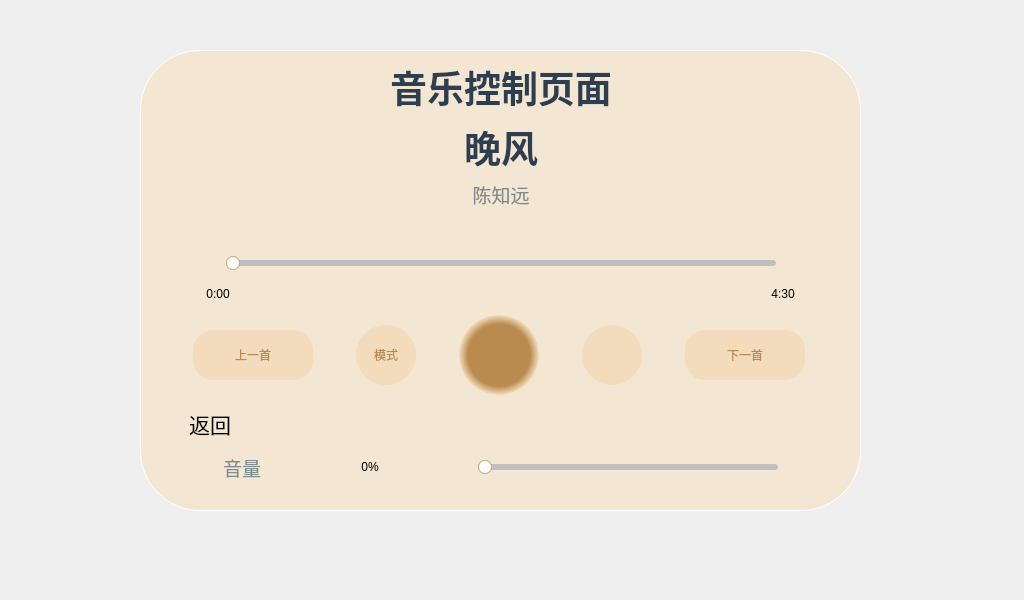
<?xml version="1.0" encoding="UTF-8"?>
<ui version="4.0">
 <class>MusicDialog</class>
 <widget class="QDialog" name="MusicDialog">
  <property name="geometry">
   <rect>
    <x>0</x>
    <y>0</y>
    <width>1024</width>
    <height>600</height>
   </rect>
  </property>
  <property name="minimumSize">
   <size>
    <width>1024</width>
    <height>600</height>
   </size>
  </property>
  <property name="maximumSize">
   <size>
    <width>1024</width>
    <height>600</height>
   </size>
  </property>
  <property name="windowTitle">
   <string>音乐控制</string>
  </property>
  <widget class="QLabel" name="bgMusic">
   <property name="geometry">
    <rect>
     <x>0</x>
     <y>0</y>
     <width>1024</width>
     <height>600</height>
    </rect>
   </property>
   <property name="minimumSize">
    <size>
     <width>1024</width>
     <height>600</height>
    </size>
   </property>
   <property name="maximumSize">
    <size>
     <width>1024</width>
     <height>600</height>
    </size>
   </property>
   <property name="styleSheet">
    <string notr="true">border-image: url(:/icons/res/icons/music/bg_music.svg);</string>
   </property>
   <property name="text">
    <string/>
   </property>
  </widget>
  <widget class="QFrame" name="cardMusic">
   <property name="geometry">
    <rect>
     <x>140</x>
     <y>50</y>
     <width>721</width>
     <height>461</height>
    </rect>
   </property>
   <property name="styleSheet">
    <string notr="true">QFrame#cardMusic{
	border-radius:60px;
	border:1px solid white;
	
	background-color: rgb(243, 231, 211);
}</string>
   </property>
   <property name="frameShape">
    <enum>QFrame::StyledPanel</enum>
   </property>
   <property name="frameShadow">
    <enum>QFrame::Raised</enum>
   </property>
   <layout class="QVBoxLayout" name="verticalLayout_2">
    <item>
     <layout class="QHBoxLayout" name="horizontalLayout_2">
      <item>
       <spacer name="horizontalSpacer">
        <property name="orientation">
         <enum>Qt::Horizontal</enum>
        </property>
        <property name="sizeHint" stdset="0">
         <size>
          <width>40</width>
          <height>20</height>
         </size>
        </property>
       </spacer>
      </item>
      <item>
       <layout class="QVBoxLayout" name="verticalLayout">
        <item>
         <widget class="QLabel" name="labelTitle">
          <property name="styleSheet">
           <string notr="true">font-size:28pt; font-weight:bold; color:#2c3e50;</string>
          </property>
          <property name="text">
           <string>音乐控制页面</string>
          </property>
          <property name="alignment">
           <set>Qt::AlignCenter</set>
          </property>
         </widget>
        </item>
        <item>
         <widget class="QLabel" name="lblSong">
          <property name="styleSheet">
           <string notr="true">font-size:28pt; font-weight:bold; color:#2c3e50;</string>
          </property>
          <property name="text">
           <string>晚风</string>
          </property>
          <property name="alignment">
           <set>Qt::AlignCenter</set>
          </property>
         </widget>
        </item>
        <item>
         <widget class="QLabel" name="lblArtist">
          <property name="styleSheet">
           <string notr="true">font-size:14pt; color:#7f8c8d;</string>
          </property>
          <property name="text">
           <string>陈知远</string>
          </property>
          <property name="alignment">
           <set>Qt::AlignCenter</set>
          </property>
         </widget>
        </item>
       </layout>
      </item>
      <item>
       <spacer name="horizontalSpacer_2">
        <property name="orientation">
         <enum>Qt::Horizontal</enum>
        </property>
        <property name="sizeHint" stdset="0">
         <size>
          <width>40</width>
          <height>20</height>
         </size>
        </property>
       </spacer>
      </item>
     </layout>
    </item>
    <item>
     <spacer name="verticalSpacer_2">
      <property name="orientation">
       <enum>Qt::Vertical</enum>
      </property>
      <property name="sizeHint" stdset="0">
       <size>
        <width>20</width>
        <height>40</height>
       </size>
      </property>
     </spacer>
    </item>
    <item>
     <layout class="QHBoxLayout" name="horizontalLayout_3">
      <item>
       <spacer name="horizontalSpacer_3">
        <property name="orientation">
         <enum>Qt::Horizontal</enum>
        </property>
        <property name="sizeHint" stdset="0">
         <size>
          <width>40</width>
          <height>20</height>
         </size>
        </property>
       </spacer>
      </item>
      <item>
       <widget class="QSlider" name="sliderProgress">
        <property name="minimumSize">
         <size>
          <width>550</width>
          <height>20</height>
         </size>
        </property>
        <property name="maximumSize">
         <size>
          <width>550</width>
          <height>20</height>
         </size>
        </property>
        <property name="styleSheet">
         <string notr="true">QSlider::horizontal{
height:6px;
}
QSlider::groove:horizontal{
background: rgb(192, 191, 188);
border-radius:3px;
height:6px;

}
QSlider::sub-page:horizontal{
border-radius:3px;
background: rgb(255, 204, 91);
}
QSlider::handle:horizontal{
width:14px;
height:14px;
margin:-4px 0;
border-radius:7px;
background-color: qradialgradient(spread:pad, cx:0.5, cy:0.5, radius:0.5, fx:0.5, fy:0.505682, stop:0.777202  rgba(255, 255, 255, 255), stop:1#B98B4F);
}
</string>
        </property>
        <property name="maximum">
         <number>270</number>
        </property>
        <property name="orientation">
         <enum>Qt::Horizontal</enum>
        </property>
       </widget>
      </item>
      <item>
       <spacer name="horizontalSpacer_4">
        <property name="orientation">
         <enum>Qt::Horizontal</enum>
        </property>
        <property name="sizeHint" stdset="0">
         <size>
          <width>40</width>
          <height>20</height>
         </size>
        </property>
       </spacer>
      </item>
     </layout>
    </item>
    <item>
     <layout class="QHBoxLayout" name="horizontalLayout_4">
      <item>
       <spacer name="horizontalSpacer_6">
        <property name="orientation">
         <enum>Qt::Horizontal</enum>
        </property>
        <property name="sizeHint" stdset="0">
         <size>
          <width>40</width>
          <height>20</height>
         </size>
        </property>
       </spacer>
      </item>
      <item>
       <widget class="QLabel" name="lblCurTime">
        <property name="minimumSize">
         <size>
          <width>60</width>
          <height>30</height>
         </size>
        </property>
        <property name="maximumSize">
         <size>
          <width>60</width>
          <height>30</height>
         </size>
        </property>
        <property name="text">
         <string>&lt;html&gt;&lt;head/&gt;&lt;body&gt;&lt;p align=&quot;center&quot;&gt;0:00&lt;/p&gt;&lt;/body&gt;&lt;/html&gt;</string>
        </property>
       </widget>
      </item>
      <item>
       <spacer name="horizontalSpacer_5">
        <property name="orientation">
         <enum>Qt::Horizontal</enum>
        </property>
        <property name="sizeHint" stdset="0">
         <size>
          <width>500</width>
          <height>20</height>
         </size>
        </property>
       </spacer>
      </item>
      <item>
       <widget class="QLabel" name="lblTotalTime">
        <property name="minimumSize">
         <size>
          <width>60</width>
          <height>30</height>
         </size>
        </property>
        <property name="maximumSize">
         <size>
          <width>60</width>
          <height>30</height>
         </size>
        </property>
        <property name="text">
         <string>&lt;html&gt;&lt;head/&gt;&lt;body&gt;&lt;p align=&quot;center&quot;&gt;4:30&lt;/p&gt;&lt;/body&gt;&lt;/html&gt;</string>
        </property>
       </widget>
      </item>
      <item>
       <spacer name="horizontalSpacer_7">
        <property name="orientation">
         <enum>Qt::Horizontal</enum>
        </property>
        <property name="sizeHint" stdset="0">
         <size>
          <width>40</width>
          <height>20</height>
         </size>
        </property>
       </spacer>
      </item>
     </layout>
    </item>
    <item>
     <layout class="QHBoxLayout" name="horizontalLayout">
      <property name="spacing">
       <number>0</number>
      </property>
      <item>
       <widget class="QPushButton" name="btnPrevText">
        <property name="minimumSize">
         <size>
          <width>120</width>
          <height>50</height>
         </size>
        </property>
        <property name="maximumSize">
         <size>
          <width>120</width>
          <height>50</height>
         </size>
        </property>
        <property name="styleSheet">
         <string notr="true">QPushButton{
border-radius:20px;
	color: #B98B4F;
background-color: rgb(243, 220, 187);
}
QPushButton:pressed{
background-color:rgb(255, 204, 91);

}</string>
        </property>
        <property name="text">
         <string>上一首</string>
        </property>
       </widget>
      </item>
      <item>
       <widget class="QPushButton" name="btnPlaymode">
        <property name="minimumSize">
         <size>
          <width>60</width>
          <height>60</height>
         </size>
        </property>
        <property name="maximumSize">
         <size>
          <width>60</width>
          <height>60</height>
         </size>
        </property>
        <property name="styleSheet">
         <string notr="true">QPushButton{
border-radius:30px;
	color: #B98B4F;
background-color: rgb(243, 220, 187);
}
QPushButton:pressed{
background-color:rgb(255, 204, 91);

}</string>
        </property>
        <property name="text">
         <string>模式</string>
        </property>
       </widget>
      </item>
      <item>
       <widget class="QPushButton" name="btnPlay">
        <property name="minimumSize">
         <size>
          <width>80</width>
          <height>80</height>
         </size>
        </property>
        <property name="maximumSize">
         <size>
          <width>80</width>
          <height>80</height>
         </size>
        </property>
        <property name="styleSheet">
         <string notr="true">QPushButton{
border-radius:40px;
	image: url(:/icons/res/icons/music/icon_play.svg);
	
	
background-color: qradialgradient(spread:pad, cx:0.5, cy:0.5, radius:0.5, fx:0.5, fy:0.505682, stop:0.777202 #B98B4F, stop:1 rgb(243, 220, 187));
}
QPushButton:pressed{
border-radius:40px;
	image: url(:/icons/res/icons/music/icon_play.svg);
	
	
background-color: qradialgradient(spread:pad, cx:0.5, cy:0.5, radius:0.5, fx:0.5, fy:0.505682, stop:0.777202 rgb(46, 194, 126), stop:1 rgb(243, 220, 187));
}</string>
        </property>
        <property name="text">
         <string/>
        </property>
        <property name="checkable">
         <bool>true</bool>
        </property>
       </widget>
      </item>
      <item>
       <widget class="QPushButton" name="btnNext">
        <property name="minimumSize">
         <size>
          <width>60</width>
          <height>60</height>
         </size>
        </property>
        <property name="maximumSize">
         <size>
          <width>60</width>
          <height>60</height>
         </size>
        </property>
        <property name="styleSheet">
         <string notr="true">QPushButton{
border-radius:30px;
	image: url(:/icons/res/icons/music/icon_next.svg);
	
	background-color: rgb(243, 220, 187);
}</string>
        </property>
        <property name="text">
         <string/>
        </property>
       </widget>
      </item>
      <item>
       <widget class="QPushButton" name="btnNextText">
        <property name="minimumSize">
         <size>
          <width>120</width>
          <height>50</height>
         </size>
        </property>
        <property name="maximumSize">
         <size>
          <width>120</width>
          <height>50</height>
         </size>
        </property>
        <property name="styleSheet">
         <string notr="true">QPushButton{
border-radius:20px;
	color: #B98B4F;
background-color: rgb(243, 220, 187);
}
QPushButton:pressed{
background-color:rgb(255, 204, 91);

}</string>
        </property>
        <property name="text">
         <string>下一首</string>
        </property>
       </widget>
      </item>
     </layout>
    </item>
    <item>
     <layout class="QHBoxLayout" name="horizontalLayout_5">
      <item>
       <widget class="QPushButton" name="btnBack">
        <property name="minimumSize">
         <size>
          <width>120</width>
          <height>45</height>
         </size>
        </property>
        <property name="maximumSize">
         <size>
          <width>120</width>
          <height>45</height>
         </size>
        </property>
        <property name="styleSheet">
         <string notr="true">QPushButton{
background-color:rgb(243, 231, 211);
color:rgb(0, 0, 0);
border-radius:8px;
font-size:16pt;
}
QPushButton:pressed{
background-color:rgb(243, 220, 187);

}
</string>
        </property>
        <property name="text">
         <string>返回</string>
        </property>
        <property name="icon">
         <iconset resource="../res.qrc">
          <normaloff>:/icons/res/icons/music/icon_back.svg</normaloff>:/icons/res/icons/music/icon_back.svg</iconset>
        </property>
        <property name="iconSize">
         <size>
          <width>40</width>
          <height>40</height>
         </size>
        </property>
       </widget>
      </item>
      <item>
       <spacer name="horizontalSpacer_8">
        <property name="orientation">
         <enum>Qt::Horizontal</enum>
        </property>
        <property name="sizeHint" stdset="0">
         <size>
          <width>200</width>
          <height>20</height>
         </size>
        </property>
       </spacer>
      </item>
     </layout>
    </item>
    <item>
     <layout class="QHBoxLayout" name="horizontalLayout_6">
      <item>
       <widget class="QLabel" name="lblsound">
        <property name="minimumSize">
         <size>
          <width>40</width>
          <height>30</height>
         </size>
        </property>
        <property name="maximumSize">
         <size>
          <width>40</width>
          <height>30</height>
         </size>
        </property>
        <property name="styleSheet">
         <string notr="true">font-size:14pt; color:#7f8c8d;</string>
        </property>
        <property name="text">
         <string>音量</string>
        </property>
        <property name="alignment">
         <set>Qt::AlignCenter</set>
        </property>
       </widget>
      </item>
      <item>
       <widget class="QLabel" name="lblCurTimesound">
        <property name="minimumSize">
         <size>
          <width>60</width>
          <height>30</height>
         </size>
        </property>
        <property name="maximumSize">
         <size>
          <width>60</width>
          <height>30</height>
         </size>
        </property>
        <property name="text">
         <string>&lt;html&gt;&lt;head/&gt;&lt;body&gt;&lt;p align=&quot;center&quot;&gt;0%&lt;/p&gt;&lt;/body&gt;&lt;/html&gt;</string>
        </property>
       </widget>
      </item>
      <item>
       <widget class="QSlider" name="sliderProgresssound">
        <property name="minimumSize">
         <size>
          <width>300</width>
          <height>20</height>
         </size>
        </property>
        <property name="maximumSize">
         <size>
          <width>300</width>
          <height>20</height>
         </size>
        </property>
        <property name="styleSheet">
         <string notr="true">QSlider::horizontal{
height:6px;
}
QSlider::groove:horizontal{
background: rgb(192, 191, 188);
border-radius:3px;
height:6px;

}
QSlider::sub-page:horizontal{
border-radius:3px;
background:rgb(46, 194, 126);
}
QSlider::handle:horizontal{
width:14px;
height:14px;
margin:-4px 0;
border-radius:7px;
background-color: qradialgradient(spread:pad, cx:0.5, cy:0.5, radius:0.5, fx:0.5, fy:0.505682, stop:0.777202  rgba(255, 255, 255, 255), stop:1#B98B4F);
}
</string>
        </property>
        <property name="maximum">
         <number>270</number>
        </property>
        <property name="orientation">
         <enum>Qt::Horizontal</enum>
        </property>
       </widget>
      </item>
     </layout>
    </item>
    <item>
     <spacer name="verticalSpacer">
      <property name="orientation">
       <enum>Qt::Vertical</enum>
      </property>
      <property name="sizeHint" stdset="0">
       <size>
        <width>20</width>
        <height>20</height>
       </size>
      </property>
     </spacer>
    </item>
   </layout>
  </widget>
 </widget>
 <resources>
  <include location="../res.qrc"/>
 </resources>
 <connections/>
</ui>
